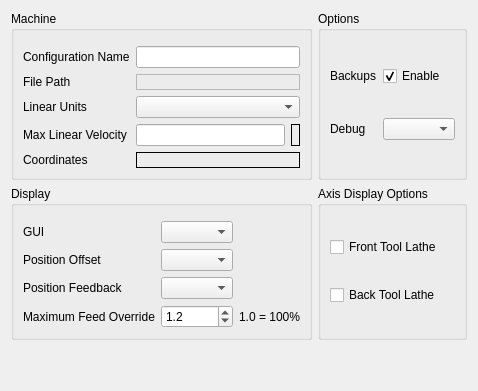
      <widget class="QWidget" name="tab">
       <attribute name="title">
        <string>Machine</string>
       </attribute>
       <layout class="QGridLayout" name="gridLayout_2">
        <item row="1" column="2">
         <widget class="QGroupBox" name="gridGroupBox_8">
          <property name="styleSheet">
           <string notr="true"/>
          </property>
          <property name="title">
           <string>Axis Display Options</string>
          </property>
          <layout class="QGridLayout" name="gridLayout_32">
           <item row="0" column="0">
            <widget class="QCheckBox" name="frontToolLatheCB">
             <property name="text">
              <string>Front Tool Lathe</string>
             </property>
            </widget>
           </item>
           <item row="1" column="0">
            <widget class="QCheckBox" name="backToolLatheCB">
             <property name="text">
              <string>Back Tool Lathe</string>
             </property>
            </widget>
           </item>
          </layout>
         </widget>
        </item>
        <item row="0" column="2">
         <widget class="QGroupBox" name="groupBox_27">
          <property name="title">
           <string>Options</string>
          </property>
          <layout class="QGridLayout" name="gridLayout_30">
           <item row="1" column="0">
            <widget class="QLabel" name="label_8">
             <property name="text">
              <string>Debug</string>
             </property>
            </widget>
           </item>
           <item row="0" column="1">
            <widget class="QCheckBox" name="backupCB">
             <property name="text">
              <string>Enable</string>
             </property>
             <property name="checked">
              <bool>true</bool>
             </property>
            </widget>
           </item>
           <item row="1" column="1">
            <widget class="QComboBox" name="debugCB"/>
           </item>
           <item row="0" column="0">
            <widget class="QLabel" name="label_11">
             <property name="text">
              <string>Backups</string>
             </property>
            </widget>
           </item>
          </layout>
         </widget>
        </item>
        <item row="1" column="0" colspan="2">
         <widget class="QGroupBox" name="gridGroupBox_7">
          <property name="styleSheet">
           <string notr="true"/>
          </property>
          <property name="title">
           <string>Display</string>
          </property>
          <layout class="QGridLayout" name="gridLayout_47">
           <property name="leftMargin">
            <number>9</number>
           </property>
           <property name="topMargin">
            <number>15</number>
           </property>
           <property name="rightMargin">
            <number>9</number>
           </property>
           <property name="bottomMargin">
            <number>9</number>
           </property>
           <item row="1" column="1">
            <widget class="QComboBox" name="positionOffsetCB"/>
           </item>
           <item row="2" column="1">
            <widget class="QComboBox" name="positionFeedbackCB"/>
           </item>
           <item row="3" column="1">
            <widget class="QDoubleSpinBox" name="maxFeedOverrideSB">
             <property name="decimals">
              <number>1</number>
             </property>
             <property name="maximum">
              <double>2.000000000000000</double>
             </property>
             <property name="singleStep">
              <double>0.100000000000000</double>
             </property>
             <property name="value">
              <double>1.200000000000000</double>
             </property>
            </widget>
           </item>
           <item row="0" column="0">
            <widget class="QLabel" name="label_40">
             <property name="text">
              <string>GUI</string>
             </property>
            </widget>
           </item>
           <item row="1" column="0">
            <widget class="QLabel" name="label_41">
             <property name="text">
              <string>Position Offset</string>
             </property>
            </widget>
           </item>
           <item row="0" column="1">
            <widget class="QComboBox" name="guiCB"/>
           </item>
           <item row="2" column="0">
            <widget class="QLabel" name="label_42">
             <property name="text">
              <string>Position Feedback</string>
             </property>
            </widget>
           </item>
           <item row="3" column="0">
            <widget class="QLabel" name="label_9">
             <property name="text">
              <string>Maximum Feed Override</string>
             </property>
            </widget>
           </item>
           <item row="3" column="2">
            <widget class="QLabel" name="label_179">
             <property name="text">
              <string>1.0 = 100%</string>
             </property>
            </widget>
           </item>
          </layout>
         </widget>
        </item>
        <item row="2" column="2">
         <spacer name="verticalSpacer_2">
          <property name="orientation">
           <enum>Qt::Vertical</enum>
          </property>
          <property name="sizeHint" stdset="0">
           <size>
            <width>20</width>
            <height>40</height>
           </size>
          </property>
         </spacer>
        </item>
        <item row="0" column="0" colspan="2">
         <widget class="QGroupBox" name="gridGroupBox">
          <property name="styleSheet">
           <string notr="true"/>
          </property>
          <property name="title">
           <string>Machine</string>
          </property>
          <layout class="QGridLayout" name="gridLayout_46">
           <property name="leftMargin">
            <number>9</number>
           </property>
           <property name="topMargin">
            <number>15</number>
           </property>
           <property name="rightMargin">
            <number>9</number>
           </property>
           <property name="bottomMargin">
            <number>9</number>
           </property>
           <item row="1" column="0">
            <widget class="QLabel" name="label_2">
             <property name="text">
              <string>File Path</string>
             </property>
            </widget>
           </item>
           <item row="2" column="0">
            <widget class="QLabel" name="label_3">
             <property name="text">
              <string>Linear Units</string>
             </property>
            </widget>
           </item>
           <item row="3" column="1">
            <widget class="QLineEdit" name="maxLinearVel"/>
           </item>
           <item row="3" column="0">
            <widget class="QLabel" name="label_37">
             <property name="text">
              <string>&lt;html&gt;&lt;head/&gt;&lt;body&gt;&lt;p&gt;Max Linear Velocity&lt;/p&gt;&lt;/body&gt;&lt;/html&gt;</string>
             </property>
            </widget>
           </item>
           <item row="0" column="0">
            <widget class="QLabel" name="label">
             <property name="text">
              <string>Configuration Name</string>
             </property>
            </widget>
           </item>
           <item row="4" column="0">
            <widget class="QLabel" name="label_10">
             <property name="text">
              <string>Coordinates</string>
             </property>
             <property name="alignment">
              <set>Qt::AlignLeading|Qt::AlignLeft|Qt::AlignVCenter</set>
             </property>
            </widget>
           </item>
           <item row="3" column="2">
            <widget class="QLabel" name="maxVelocityLbl">
             <property name="frameShape">
              <enum>QFrame::Box</enum>
             </property>
             <property name="text">
              <string/>
             </property>
            </widget>
           </item>
           <item row="4" column="1" colspan="2">
            <widget class="QLabel" name="coordinatesLB">
             <property name="frameShape">
              <enum>QFrame::Box</enum>
             </property>
             <property name="text">
              <string/>
             </property>
            </widget>
           </item>
           <item row="2" column="1" colspan="2">
            <widget class="QComboBox" name="linearUnitsCB"/>
           </item>
           <item row="1" column="1" colspan="2">
            <widget class="QLabel" name="pathLabel">
             <property name="frameShape">
              <enum>QFrame::StyledPanel</enum>
             </property>
             <property name="text">
              <string/>
             </property>
            </widget>
           </item>
           <item row="0" column="1" colspan="2">
            <widget class="QLineEdit" name="configName">
             <property name="toolTip">
              <string>&lt;html&gt;&lt;head/&gt;&lt;body&gt;&lt;p&gt;Any combination of letters and digits&lt;br/&gt;including the dash and underscore.&lt;br/&gt;Spaces are replaced with underscore.&lt;/p&gt;&lt;/body&gt;&lt;/html&gt;</string>
             </property>
            </widget>
           </item>
          </layout>
         </widget>
        </item>
       </layout>
      </widget>
